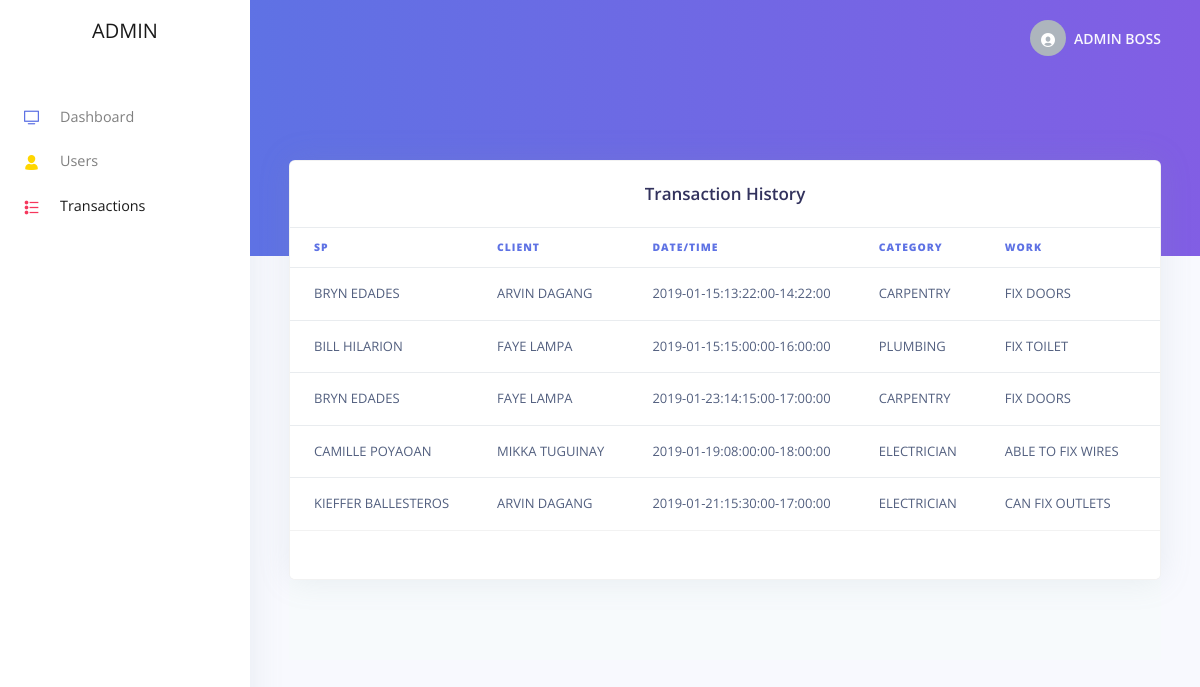
Screenshot of /source_ad/Admin/transactions.php (signed in) with the database file from the repository.
### tables this page shows
CREATE TABLE IF NOT EXISTS `requests` (
  `req_id` int(11) NOT NULL AUTO_INCREMENT,
  `date_requested` timestamp NOT NULL DEFAULT CURRENT_TIMESTAMP,
  `work_id` int(11) NOT NULL,
  `sp_id` int(11) NOT NULL,
  `date` date NOT NULL,
  `from` time NOT NULL,
  `to` time NOT NULL,
  `note` text,
  `client_id` int(11) NOT NULL,
  `specifics` text NOT NULL,
  `status` enum('pending','rejected','ongoing','completed','cancelled') NOT NULL DEFAULT 'pending',
  PRIMARY KEY (`req_id`)
);

CREATE TABLE IF NOT EXISTS `user` (
  `user_id` int(11) NOT NULL AUTO_INCREMENT,
  `user_fname` varchar(45) NOT NULL,
  `user_lname` varchar(45) NOT NULL,
  `user_name` varchar(45) NOT NULL,
  `password` varchar(255) NOT NULL,
  `street` varchar(50) NOT NULL,
  `barangay` varchar(45) NOT NULL,
  `housenumber` varchar(50) NOT NULL,
  `municipality` varchar(50) NOT NULL,
  `city` varchar(60) NOT NULL,
  `contact_no` varchar(11) NOT NULL,
  `email` varchar(45) DEFAULT NULL,
  `type` varchar(10) NOT NULL,
  `status` varchar(20) NOT NULL,
  PRIMARY KEY (`user_id`)
);

CREATE TABLE IF NOT EXISTS `services` (
  `service_id` int(11) NOT NULL AUTO_INCREMENT,
  `service_name` varchar(45) NOT NULL,
  `sp_id` int(50) NOT NULL,
  `status` varchar(50) NOT NULL,
  PRIMARY KEY (`service_id`)
);

CREATE TABLE IF NOT EXISTS `work` (
  `work_id` int(11) NOT NULL AUTO_INCREMENT,
  `service_id` varchar(45) NOT NULL,
  `description` varchar(45) NOT NULL,
  `priceFrom` int(50) NOT NULL,
  `priceTo` int(50) NOT NULL,
  PRIMARY KEY (`work_id`)
);

### source_ad/Admin/transactions.php (the view, shortened to what this page needs)
<?php
require 'backend/db.php';
?>
<!DOCTYPE html>
<html>
<head>
    <link href="assets/vendor/nucleo/css/nucleo.css" rel="stylesheet">
    <link href="assets/vendor/@fortawesome/fontawesome-free/css/all.min.css" rel="stylesheet">
    <link type="text/css" href="assets/css/argon.css?v=1.0.0" rel="stylesheet">
</head>
<body>
<nav class="navbar navbar-vertical fixed-left navbar-expand-md navbar-light bg-white" id="sidenav-main">
    <div class="container-fluid">
        <a class="navbar-brand pt-0" href="index.php">
            <?php
            echo strtoupper($_SESSION['userType']);
            ?>
        </a>
        <div class="collapse navbar-collapse" id="sidenav-collapse-main">
            <ul class="navbar-nav">
                <li class="nav-item">
                    <a class="nav-link" href="index.php">
                        <i class="ni ni-tv-2 text-primary"></i> Dashboard
                    </a>
                </li>
                <li class="nav-item ">
                    <a class="nav-link" href="users.php">
                        <i class="ni ni-single-02 text-yellow"></i> Users
                    </a>
                </li>
                <li class="nav-item active ">
                    <a class="nav-link" href="transactions.php">
                        <i class="ni ni-bullet-list-67 text-red"></i> Transactions
                    </a>
                </li>
            </ul>
        </div>
    </div>
</nav>
<div class="main-content">
    <nav class="navbar navbar-top navbar-expand-md navbar-dark" id="navbar-main">
        <div class="container-fluid">
            <ul class="navbar-nav align-items-center d-none d-md-flex">
                <li class="nav-item dropdown">
                    <a class="nav-link pr-0" href="#" role="button" data-toggle="dropdown" aria-haspopup="true"
                       aria-expanded="false">
                        <div class="media align-items-center">
                <span class="avatar avatar-sm rounded-circle">
                  <i class="ni ni-circle-08"></i>
                </span>
                            <div class="media-body ml-2 d-none d-lg-block">
                  <span class="mb-0 text-sm  font-weight-bold">
                      <?php
                      echo strtoupper($_SESSION['full']);
                      ?></span>
                            </div>
                        </div>
                    </a>
                </li>
            </ul>
        </div>
    </nav>
    <div class="header bg-gradient-primary pb-8 pt-5 pt-md-8">
    </div>
    <div class="container-fluid mt--7">
        <div class="row">
            <div class="col">
                <div class="card shadow">
                    <div class="card-header border-0">
                        <h3 class="mb-0 text-center">Transaction History</h3>
                    </div>
                    <div class="table-responsive">
                        <table class="table" id="example" width="100%">
                            <thead class=" text-primary">
                            <th><b>SP</b></th>
                            <th><b>Client</b></th>
                            <th><b>Date/Time</b></th>
                            <th><b>Category</b></th>
                            <th><b>Work</b></th>
                            <th><b>Address</b></th>
                            </thead>
                            <tbody>
                            <?php
                            $qu = "SELECT requests.sp_id AS spid,requests.status AS st,requests.note AS nt,requests.req_id AS ayyd,user.user_fname AS fn,user_lname AS ln,requests.date AS d,requests.from AS f,requests.to as t,services.service_name AS sn,work.description AS wo,user.barangay AS bar,user.housenumber AS hn,user.street AS stn,user.municipality AS mun,user.city AS ct,user.contact_no AS num,requests.specifics AS spe,work.priceFrom AS pf,work.priceTo AS pt FROM requests
                                                JOIN work on requests.work_id = work.work_id JOIN services on work.service_id = services.service_id JOIN user on user.user_id = requests.client_id
                                                    WHERE requests.status != 'pending'";
                            $res = $conn->query($qu);
                            if ($res->num_rows > 0) {
                                while ($row = $res->fetch_assoc()) {
                                    $spid = $row['spid'];
                                    $q = "SELECT user.user_fname AS fna,user.user_lname AS lna FROM requests JOIN user ON requests.sp_id = user_id WHERE user_id = '$spid'";
                                    $z = $conn->query($q);
                                    $zz = $z->fetch_row();
                                    $v = $zz[0];
                                    $vv = $zz[1];
                                    echo "<tr>";
                                    echo "<td>" . strtoupper($v . " " . $vv) . "</td>";
                                    echo "<td>" . strtoupper($row['fn'] . " " . $row['ln']) . "</td>";
                                    echo "<td>" . strtoupper($row['d']) .":". strtoupper($row['f']) . "-" . strtoupper($row['t']) . "</td>";
                                    echo "<td>" . strtoupper($row['sn']) . "</td>";
                                    echo "<td>" . strtoupper($row['wo']) . "</td>";
                                    echo "<td>" . strtoupper($row['bar']) . "," . strtoupper($row['hn']) . "," . strtoupper($row['stn']) . "," . strtoupper($row['mun']) . "," . strtoupper($row['ct']) ."</td>";
                                    echo "</tr>";
                                }
                            } else {
                                echo "<td>No Transactions</td>";
                            }
                            ?>
                            </tbody>
                        </table>
                    </div>
                    <div class="card-footer py-4">
                    </div>
                </div>
            </div>
        </div>
        <footer class="footer">
        </footer>
    </div>
</div>
</body>
</html>

### rows the page displays
requests: user.user_fname+user_lname "BRYN EDADES", user.user_fname+user_lname "ARVIN DAGANG", date "2019-01-15", from "13:22:00", to "14:22:00", services.service_name "CARPENTRY", work.description "FIX DOORS"
requests: user.user_fname+user_lname "BILL HILARION", user.user_fname+user_lname "FAYE LAMPA", date "2019-01-15", from "15:00:00", to "16:00:00", services.service_name "PLUMBING", work.description "FIX TOILET"
requests: user.user_fname+user_lname "BRYN EDADES", user.user_fname+user_lname "FAYE LAMPA", date "2019-01-23", from "14:15:00", to "17:00:00", services.service_name "CARPENTRY", work.description "FIX DOORS"
requests: user.user_fname+user_lname "CAMILLE POYAOAN", user.user_fname+user_lname "MIKKA TUGUINAY", date "2019-01-19", from "08:00:00", to "18:00:00", services.service_name "ELECTRICIAN", work.description "ABLE TO FIX WIRES"
requests: user.user_fname+user_lname "KIEFFER BALLESTEROS", user.user_fname+user_lname "ARVIN DAGANG", date "2019-01-21", from "15:30:00", to "17:00:00", services.service_name "ELECTRICIAN", work.description "CAN FIX OUTLETS"

### other values shown
$_SESSION['userType'] "ADMIN"
$_SESSION['full'] "ADMIN BOSS"
